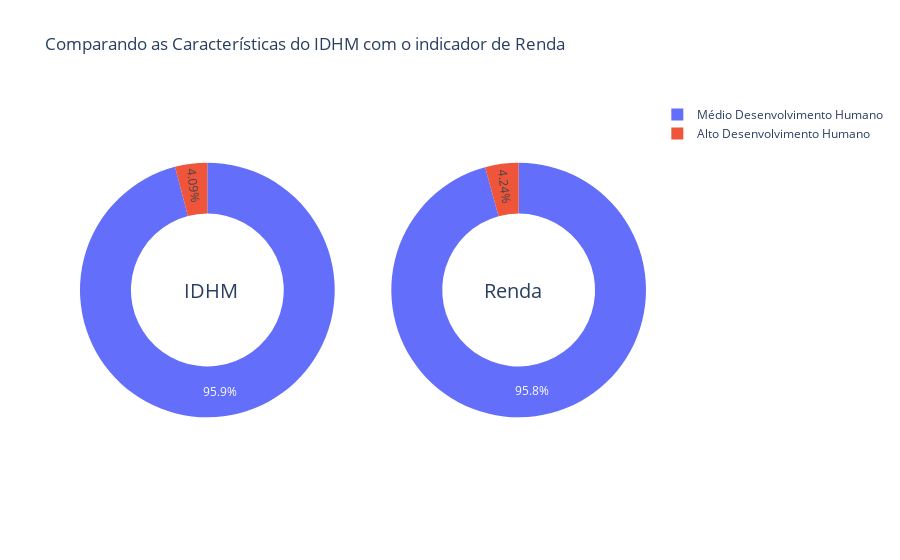

The cell this chart's notebook holds for it:
### Code cell
fig8 = make_subplots(rows=1, cols=2, specs=[[{'type':'domain'}, {'type':'domain'}]])
fig8.add_trace(go.Pie(labels=df_idhm_esp['classe'], values=df_idhm_esp['idhm'], name="IDHM"),
              1, 1)
fig8.add_trace(go.Pie(labels=df_idhm_esp['classe'], values=df_idhm_esp['idhm_renda'], name="IDHM Renda"),
              1, 2)

# Tamanho do buraco da rosca
fig8.update_traces(hole=0.6, hoverinfo="label+percent+name")

fig8.update_layout(
    title_text="Comparando as Características do IDHM com o indicador de Renda",
    # OPrganizando as anotações no gra´fico.
    annotations=[dict(text='IDHM', x=0.18, y=0.5, font_size=20, showarrow=False),
                 dict(text='Renda', x=0.82, y=0.5, font_size=20, showarrow=False)])

fig8.show()

### Figure 1 — Plotly figure (JSON) as saved in the notebook; plotly's stock layout.template omitted (floating-point values rounded to 4 significant figures; data arrays with more than 128 entries replaced by an {"elided": "..."} marker saying what was removed)
{"data": [{"domain": {"x": [0, 0.45], "y": [0, 1]}, "hole": 0.6, "hoverinfo": "label+percent+name", "labels": {"elided": "645 str values"}, "name": "IDHM", "type": "pie", "values": {"elided": "645 float values"}}, {"domain": {"x": [0.55, 1], "y": [0, 1]}, "hole": 0.6, "hoverinfo": "label+percent+name", "labels": {"elided": "645 str values"}, "name": "IDHM Renda", "type": "pie", "values": {"elided": "645 float values"}}], "layout": {"annotations": [{"font": {"size": 20}, "showarrow": false, "text": "IDHM", "x": 0.18, "y": 0.5}, {"font": {"size": 20}, "showarrow": false, "text": "Renda", "x": 0.82, "y": 0.5}], "title": {"text": "Comparando as Características do IDHM com o indicador de Renda"}}}
